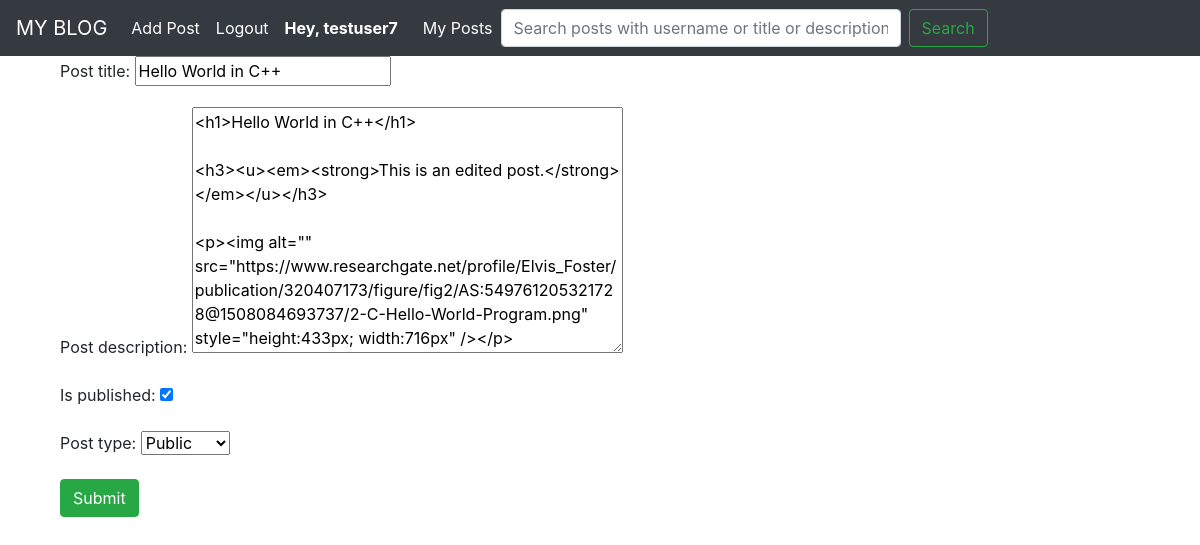
/edit_post/1/ (signed in), run on the app's committed database.
### blog/models.py (models this page shows, shortened)
class Post(models.Model):
    user = models.ForeignKey(settings.AUTH_USER_MODEL, on_delete = models.CASCADE)
    post_title = models.CharField(max_length = 200,unique = True)
    post_description = RichTextUploadingField()
    is_published = models.BooleanField(default = False)
    published_date = models.DateTimeField(auto_now_add = True)
    post_type = models.CharField(choices = POST_CHOICE, max_length = 3)
    class Meta:
        db_table = 'post'

### blog/views.py (the view)
# urls.py: path('edit_post/<int:pk>/',views.edit_post_view,name='edit-post'),
@login_required
def edit_post_view(request,pk):
    post = Post.objects.get(pk=pk)
    if request.method == "POST":
        form = PostForm(request.POST,instance=post)
        if form.is_valid():
            form.save()
            post.save()
            return redirect("/")
        else:
            form = PostForm(instance = post)
    else:
        form = PostForm(instance = post)
    return render(request,'edit_post.html',context={'form':form})

### blog/forms.py
class PostForm(forms.ModelForm):
    class Meta:
        model = Post
        fields  = ['post_title','post_description','is_published','post_type']

### blog/templates/edit_post.html (shortened to what this page needs)
{% extends 'base.html' %}
{% block content %}
<form class="form-group"  method="post">
    {{form.as_p|safe}}
  <input type="submit" class="btn btn-success" name="" value="Submit">
</form>
{% endblock %}

### blog/templates/base.html (shortened to what this page needs)
<!DOCTYPE html>
<html lang="en" dir="ltr">
  <head>
    <link rel="stylesheet" href="https://maxcdn.bootstrapcdn.com/bootstrap/4.0.0/css/bootstrap.min.css">
  </head>
  <body>
    <nav class="navbar navbar-expand-lg navbar-dark bg-dark">
  <div class="collapse navbar-collapse" id="navbarTogglerDemo01">
    <a class="navbar-brand" href="/">MY BLOG</a>
    <ul class="navbar-nav mr-auto mt-2 mt-lg-0">
    {% if user.is_authenticated %}
    <li class="nav-item active">
      <a class="nav-link" href="/add/post/">Add Post</a>
    </li>
    <li class="nav-item active">
      <a class="nav-link" href="/accounts/logout/">Logout</a>
    </li>
    <li class="nav-item disabled nav-link">
    <strong style="color:white">Hey, {{user.username}}</strong>
    </li>&nbsp;&nbsp;
    <li class="nav-item active">
      <a class="nav-link" href="/my_posts/">My Posts</a>
    </li>
    <form   action="/search/" method="get" class="form-inline my-2 my-lg-0">
      <input style="width:400px" class="form-control mr-sm-2" type="text" placeholder="Search posts with username or title or description..." aria-label="Search" name="q">
      <button class="btn btn-outline-success my-2 my-sm-0" type="submit">Search</button>
    </form>
      {% endif %}
    </ul>
  </div>
</nav>
  <div class="container">
    <div class="container">
      {% block content %}
      {% endblock %}
    </div>
  </div>
  </body>
</html>

### data on the page
Post: post_title "Hello World in C++", post_description "<h1>Hello World in C++</h1> <h3><u><em><strong>This is an edited post.</strong></em></u></h3> <p><img alt=\"\" src=\"https://www.researchgate.net/profile/Elvis_Foster/publication/320407173/figure/fig2/AS:549761205321728@1508084693737/2-C-Hello-World-Program.png\" style=\"height:433px; width:716px\" /></p>", is_published "☑", post_type "Public"

### other printed values
{{ user.username }} "testuser7"
